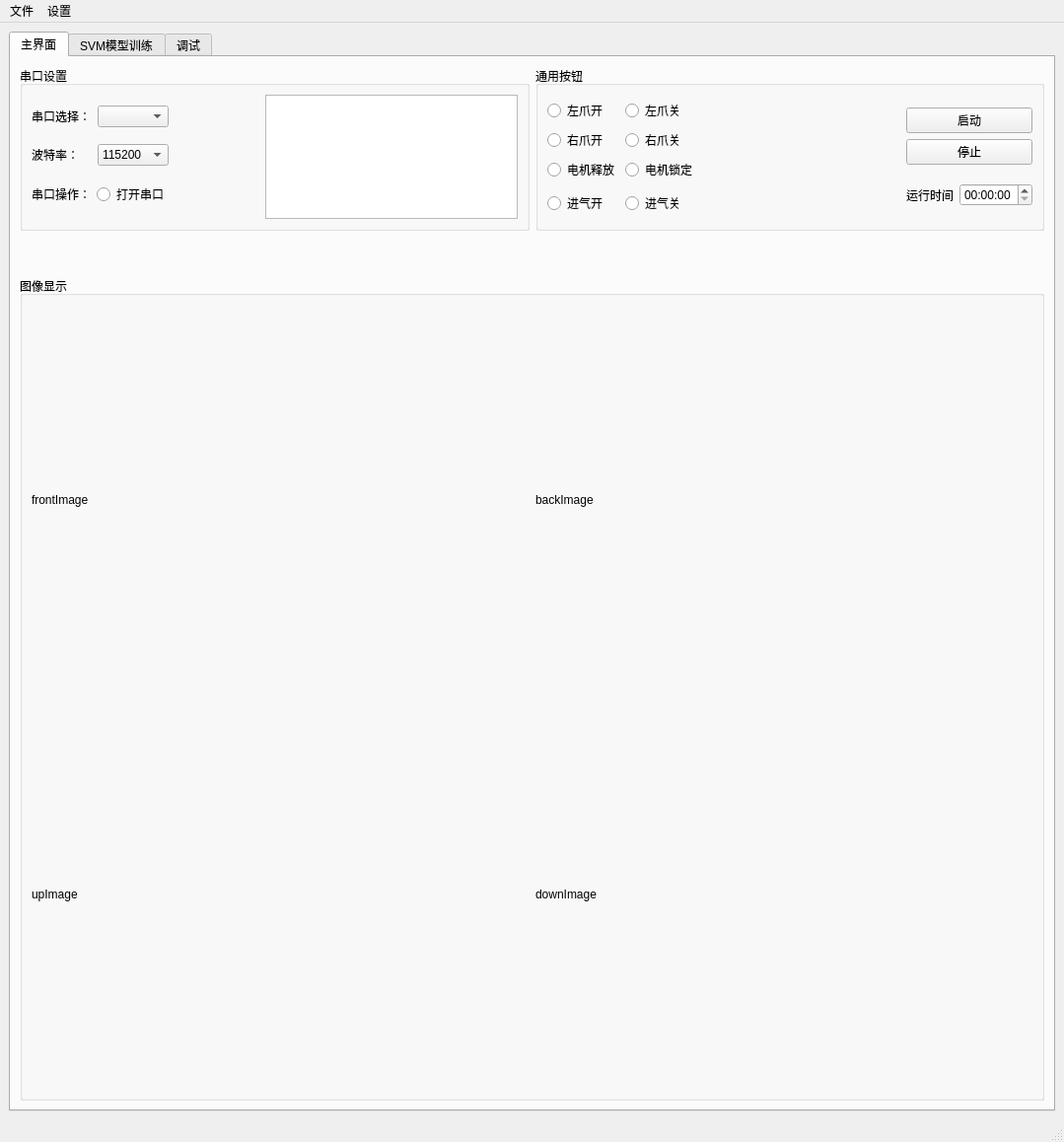
<?xml version="1.0" encoding="UTF-8"?>
<ui version="4.0">
 <class>MainWindow</class>
 <widget class="QMainWindow" name="MainWindow">
  <property name="geometry">
   <rect>
    <x>0</x>
    <y>0</y>
    <width>1079</width>
    <height>1158</height>
   </rect>
  </property>
  <property name="windowTitle">
   <string>CubeRobotUi</string>
  </property>
  <widget class="QWidget" name="centralwidget">
   <layout class="QVBoxLayout" name="verticalLayout_4">
    <item>
     <widget class="QTabWidget" name="tabWidget">
      <property name="currentIndex">
       <number>0</number>
      </property>
      <widget class="QWidget" name="tab_3">
       <attribute name="title">
        <string>主界面</string>
       </attribute>
       <layout class="QVBoxLayout" name="verticalLayout_14">
        <item>
         <layout class="QVBoxLayout" name="verticalLayout_13" stretch="1,0,5">
          <item>
           <layout class="QHBoxLayout" name="horizontalLayout_13">
            <item>
             <widget class="QGroupBox" name="groupBox">
              <property name="title">
               <string>串口设置</string>
              </property>
              <layout class="QVBoxLayout" name="verticalLayout_2">
               <item>
                <layout class="QHBoxLayout" name="horizontalLayout_4">
                 <item>
                  <layout class="QVBoxLayout" name="verticalLayout">
                   <item>
                    <layout class="QHBoxLayout" name="horizontalLayout">
                     <item>
                      <widget class="QLabel" name="label_3">
                       <property name="text">
                        <string>串口选择：</string>
                       </property>
                      </widget>
                     </item>
                     <item>
                      <widget class="QComboBox" name="comboBox_2">
                       <property name="currentText">
                        <string/>
                       </property>
                      </widget>
                     </item>
                    </layout>
                   </item>
                   <item>
                    <layout class="QHBoxLayout" name="horizontalLayout_2">
                     <item>
                      <widget class="QLabel" name="label_4">
                       <property name="text">
                        <string>波特率：</string>
                       </property>
                      </widget>
                     </item>
                     <item>
                      <widget class="QComboBox" name="comboBox_3">
                       <property name="currentText">
                        <string>115200</string>
                       </property>
                       <item>
                        <property name="text">
                         <string>115200</string>
                        </property>
                       </item>
                       <item>
                        <property name="text">
                         <string>9600</string>
                        </property>
                       </item>
                      </widget>
                     </item>
                    </layout>
                   </item>
                   <item>
                    <layout class="QHBoxLayout" name="horizontalLayout_3">
                     <item>
                      <widget class="QLabel" name="label_6">
                       <property name="text">
                        <string>串口操作：</string>
                       </property>
                      </widget>
                     </item>
                     <item>
                      <widget class="QRadioButton" name="radioButton_2">
                       <property name="text">
                        <string>打开串口</string>
                       </property>
                      </widget>
                     </item>
                    </layout>
                   </item>
                  </layout>
                 </item>
                 <item>
                  <spacer name="horizontalSpacer">
                   <property name="orientation">
                    <enum>Qt::Horizontal</enum>
                   </property>
                   <property name="sizeHint" stdset="0">
                    <size>
                     <width>30</width>
                     <height>20</height>
                    </size>
                   </property>
                  </spacer>
                 </item>
                 <item>
                  <widget class="QTextBrowser" name="serialOutput_2"/>
                 </item>
                </layout>
               </item>
              </layout>
             </widget>
            </item>
            <item>
             <widget class="QGroupBox" name="groupBox_4">
              <property name="title">
               <string>通用按钮</string>
              </property>
              <layout class="QHBoxLayout" name="horizontalLayout_12">
               <item>
                <layout class="QHBoxLayout" name="horizontalLayout_11">
                 <item>
                  <layout class="QVBoxLayout" name="verticalLayout_8">
                   <item>
                    <layout class="QVBoxLayout" name="verticalLayout_7">
                     <item>
                      <layout class="QVBoxLayout" name="verticalLayout_6">
                       <item>
                        <layout class="QHBoxLayout" name="horizontalLayout_8">
                         <item>
                          <widget class="QRadioButton" name="radioButton_9">
                           <property name="text">
                            <string>左爪开</string>
                           </property>
                          </widget>
                         </item>
                         <item>
                          <widget class="QRadioButton" name="radioButton_10">
                           <property name="text">
                            <string>左爪关</string>
                           </property>
                          </widget>
                         </item>
                        </layout>
                       </item>
                       <item>
                        <layout class="QHBoxLayout" name="horizontalLayout_7">
                         <item>
                          <widget class="QRadioButton" name="radioButton_7">
                           <property name="text">
                            <string>右爪开</string>
                           </property>
                          </widget>
                         </item>
                         <item>
                          <widget class="QRadioButton" name="radioButton_8">
                           <property name="text">
                            <string>右爪关</string>
                           </property>
                          </widget>
                         </item>
                        </layout>
                       </item>
                      </layout>
                     </item>
                     <item>
                      <layout class="QHBoxLayout" name="horizontalLayout_6">
                       <item>
                        <widget class="QRadioButton" name="radioButton_3">
                         <property name="text">
                          <string>电机释放</string>
                         </property>
                        </widget>
                       </item>
                       <item>
                        <widget class="QRadioButton" name="radioButton_4">
                         <property name="text">
                          <string>电机锁定</string>
                         </property>
                        </widget>
                       </item>
                      </layout>
                     </item>
                    </layout>
                   </item>
                   <item>
                    <layout class="QHBoxLayout" name="horizontalLayout_9">
                     <item>
                      <widget class="QRadioButton" name="radioButton_11">
                       <property name="text">
                        <string>进气开</string>
                       </property>
                      </widget>
                     </item>
                     <item>
                      <widget class="QRadioButton" name="radioButton_12">
                       <property name="text">
                        <string>进气关</string>
                       </property>
                      </widget>
                     </item>
                    </layout>
                   </item>
                  </layout>
                 </item>
                 <item>
                  <spacer name="horizontalSpacer_2">
                   <property name="orientation">
                    <enum>Qt::Horizontal</enum>
                   </property>
                   <property name="sizeHint" stdset="0">
                    <size>
                     <width>40</width>
                     <height>20</height>
                    </size>
                   </property>
                  </spacer>
                 </item>
                 <item>
                  <layout class="QVBoxLayout" name="verticalLayout_9">
                   <item>
                    <layout class="QVBoxLayout" name="verticalLayout_3">
                     <item>
                      <widget class="QPushButton" name="cubeSolveButton">
                       <property name="text">
                        <string>启动</string>
                       </property>
                      </widget>
                     </item>
                     <item>
                      <widget class="QPushButton" name="cubeSolveButton_3">
                       <property name="text">
                        <string>停止</string>
                       </property>
                      </widget>
                     </item>
                    </layout>
                   </item>
                   <item>
                    <layout class="QHBoxLayout" name="horizontalLayout_5">
                     <item>
                      <widget class="QLabel" name="label">
                       <property name="text">
                        <string>运行时间</string>
                       </property>
                      </widget>
                     </item>
                     <item>
                      <widget class="QTimeEdit" name="timeEdit"/>
                     </item>
                    </layout>
                   </item>
                  </layout>
                 </item>
                </layout>
               </item>
              </layout>
             </widget>
            </item>
           </layout>
          </item>
          <item>
           <spacer name="verticalSpacer">
            <property name="orientation">
             <enum>Qt::Vertical</enum>
            </property>
            <property name="sizeHint" stdset="0">
             <size>
              <width>20</width>
              <height>40</height>
             </size>
            </property>
           </spacer>
          </item>
          <item>
           <widget class="QGroupBox" name="groupBox_2">
            <property name="title">
             <string>图像显示</string>
            </property>
            <layout class="QVBoxLayout" name="verticalLayout_11">
             <item>
              <layout class="QVBoxLayout" name="verticalLayout_10">
               <item>
                <layout class="QHBoxLayout" name="horizontalLayout_14">
                 <item>
                  <widget class="QLabel" name="labelDisplayFrontImage">
                   <property name="styleSheet">
                    <string notr="true"/>
                   </property>
                   <property name="text">
                    <string>frontImage</string>
                   </property>
                   <property name="margin">
                    <number>0</number>
                   </property>
                  </widget>
                 </item>
                 <item>
                  <widget class="QLabel" name="labelDisplayBackImage">
                   <property name="text">
                    <string>backImage</string>
                   </property>
                   <property name="margin">
                    <number>0</number>
                   </property>
                  </widget>
                 </item>
                </layout>
               </item>
               <item>
                <layout class="QHBoxLayout" name="horizontalLayout_15">
                 <item>
                  <widget class="QLabel" name="labelDisplayUpImage">
                   <property name="text">
                    <string>upImage</string>
                   </property>
                   <property name="margin">
                    <number>0</number>
                   </property>
                  </widget>
                 </item>
                 <item>
                  <widget class="QLabel" name="labelDisplayDownImage">
                   <property name="text">
                    <string>downImage</string>
                   </property>
                   <property name="margin">
                    <number>0</number>
                   </property>
                  </widget>
                 </item>
                </layout>
               </item>
              </layout>
             </item>
            </layout>
           </widget>
          </item>
         </layout>
        </item>
       </layout>
      </widget>
      <widget class="QWidget" name="tab_4">
       <attribute name="title">
        <string>SVM模型训练</string>
       </attribute>
      </widget>
      <widget class="QWidget" name="tab">
       <attribute name="title">
        <string>调试</string>
       </attribute>
       <widget class="QWidget" name="layoutWidget">
        <property name="geometry">
         <rect>
          <x>40</x>
          <y>40</y>
          <width>134</width>
          <height>86</height>
         </rect>
        </property>
        <layout class="QVBoxLayout" name="verticalLayout_15">
         <item>
          <widget class="QGroupBox" name="groupBox_3">
           <property name="title">
            <string>GroupBox</string>
           </property>
           <layout class="QHBoxLayout" name="horizontalLayout_16">
            <item>
             <widget class="QLabel" name="labelUpDataPosition">
              <property name="text">
               <string>UpDataPosition</string>
              </property>
             </widget>
            </item>
           </layout>
          </widget>
         </item>
         <item>
          <widget class="QPushButton" name="pushButton">
           <property name="text">
            <string>UpDataPosition</string>
           </property>
          </widget>
         </item>
        </layout>
       </widget>
      </widget>
     </widget>
    </item>
   </layout>
  </widget>
  <widget class="QMenuBar" name="menubar">
   <property name="geometry">
    <rect>
     <x>0</x>
     <y>0</y>
     <width>1079</width>
     <height>26</height>
    </rect>
   </property>
   <widget class="QMenu" name="menu">
    <property name="title">
     <string>文件</string>
    </property>
   </widget>
   <widget class="QMenu" name="menu_2">
    <property name="title">
     <string>设置</string>
    </property>
   </widget>
   <addaction name="menu"/>
   <addaction name="menu_2"/>
  </widget>
  <widget class="QStatusBar" name="statusbar"/>
 </widget>
 <resources/>
 <connections/>
</ui>
